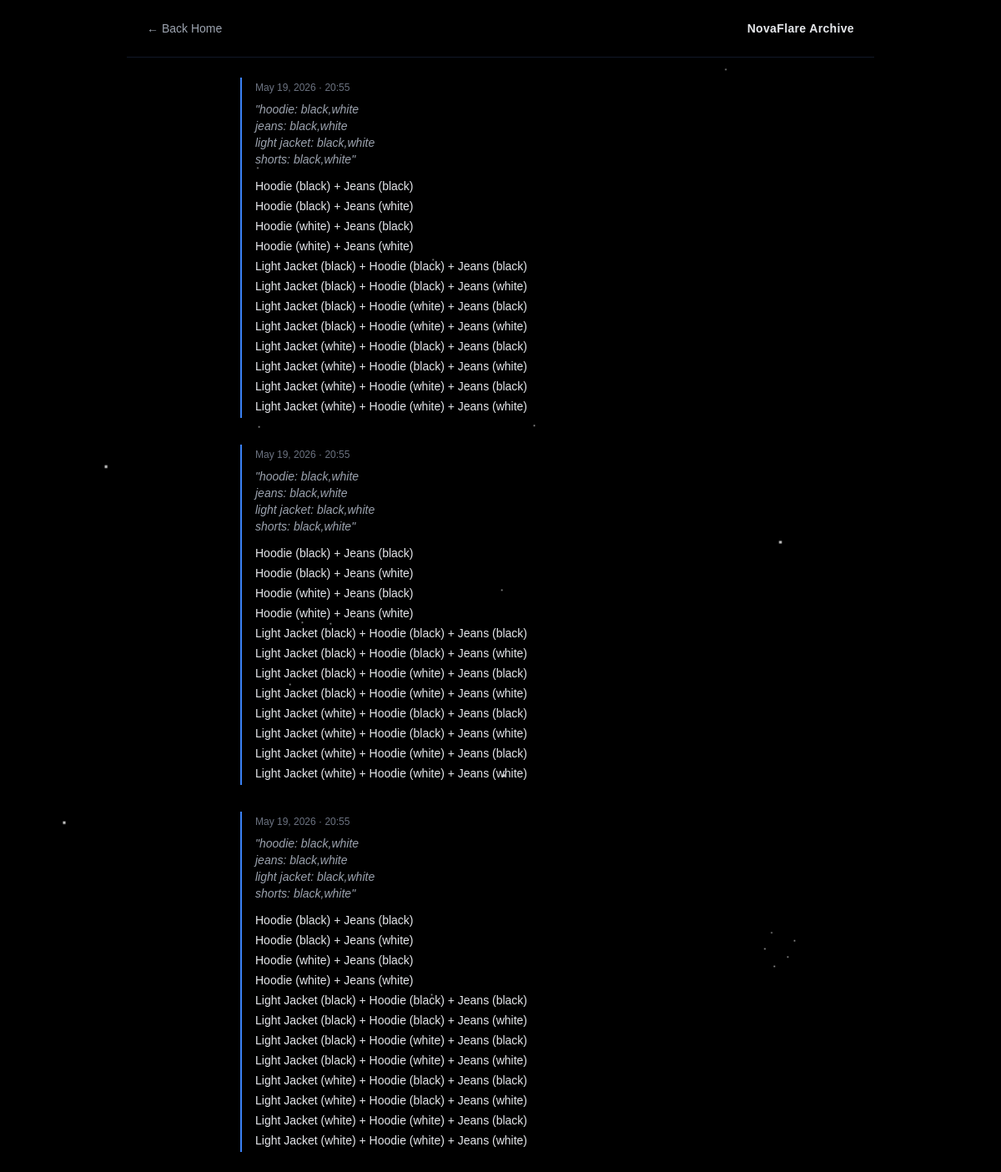
/saved/, run on the app's committed database.
### wardrope/models.py (models this page shows)
class SavedSubmission(models.Model):
    raw_input = models.TextField()
    results = models.TextField()  #
    created_at = models.DateTimeField(auto_now_add=True)

### wardrope/views.py (the view)
# urls.py: path('saved/', saved_view, name='saved'),
def saved_view(request):
    submissions = SavedSubmission.objects.all().order_by('-created_at')
    for sub in submissions:
        sub.list_of_results = eval(sub.results)
    return render(request, 'saved.html', {'submissions': submissions})

### wardrope/templates/saved.html (shortened to what this page needs)
{% load static %}
<!DOCTYPE html>
<html lang="en">
<head>
  <link rel="stylesheet" href="https://unpkg.com/tailwindcss@2.2.19/dist/tailwind.min.css"/>
  <link rel="stylesheet" href="{% static 'css/style.css' %}">
</head>
<body class="bg-gray-950 text-gray-100 min-h-screen">
  <nav class="max-w-4xl mx-auto p-6 flex items-center justify-between border-b border-gray-900">
    <a href="{% url 'index' %}" class="text-sm font-medium text-gray-400 hover:text-white transition">
      ← Back Home
    </a>
    <span class="text-sm font-semibold tracking-wide text-gray-200">NovaFlare Archive</span>
  </nav>
  <main class="max-w-2xl mx-auto p-6">
    {% if submissions %}
      <div class="space-y-8">
        {% for sub in submissions %}
          <div class="border-l-2 border-blue-500 pl-4 py-1">
            <span class="text-xs text-gray-500 block mb-2">
              {{ sub.created_at|date:"M d, Y · H:i" }}
            </span>
            <p class="text-sm text-gray-400 italic mb-3">
              "{{ sub.raw_input|linebreaksbr }}"
            </p>
            <div class="space-y-1">
              {% for match in sub.list_of_results %}
                <p class="text-sm text-gray-200 font-medium">{{ match }}</p>
              {% endfor %}
            </div>
          </div>
        {% endfor %}
      </div>
    {% else %}
      <div class="text-center py-16 text-gray-500">
        <p>No saved history found.</p>
      </div>
    {% endif %}
  </main>
</body>
</html>

### wardrope/static/css/style.css (style rules this page uses)
html, body { height: 100%; margin: 0; scroll-behavior: smooth; }
body { background: url("../images/BG11.png") no-repeat center center fixed; background-size: cover; color: white; font-family: Arial, sans-serif; overflow-y: scroll; }

### data on the page
SavedSubmission: created_at "May 19, 2026 · 20:55", raw_input "hoodie: black,white jeans: black,white light jacket: black,white shorts: black,white", list_of_results "Hoodie (black) + Jeans (black)" "Hoodie (black) + Jeans (white)" "Hoodie (white) + Jeans (black)" "Hoodie (white) + Jeans (white)" "Light Jacket (black) + Hoodie (black) + Jeans (black)" "Light Jacket (black) + Hoodie (black) + Jeans (white)" "Light Jacket (black) + Hoodie (white) + Jeans (black)" "Light Jacket (black) + Hoodie (white) + Jeans (white)" "Light Jacket (white) + Hoodie (black) + Jeans (black)" "Light Jacket (white) + Hoodie (black) + Jeans (white)" "Light Jacket (white) + Hoodie (white) + Jeans (black)" "Light Jacket (white) + Hoodie (white) + Jeans (white)"
SavedSubmission: created_at "May 19, 2026 · 20:55", raw_input "hoodie: black,white jeans: black,white light jacket: black,white shorts: black,white", list_of_results "Hoodie (black) + Jeans (black)" "Hoodie (black) + Jeans (white)" "Hoodie (white) + Jeans (black)" "Hoodie (white) + Jeans (white)" "Light Jacket (black) + Hoodie (black) + Jeans (black)" "Light Jacket (black) + Hoodie (black) + Jeans (white)" "Light Jacket (black) + Hoodie (white) + Jeans (black)" "Light Jacket (black) + Hoodie (white) + Jeans (white)" "Light Jacket (white) + Hoodie (black) + Jeans (black)" "Light Jacket (white) + Hoodie (black) + Jeans (white)" "Light Jacket (white) + Hoodie (white) + Jeans (black)" "Light Jacket (white) + Hoodie (white) + Jeans (white)"
SavedSubmission: created_at "May 19, 2026 · 20:55", raw_input "hoodie: black,white jeans: black,white light jacket: black,white shorts: black,white", list_of_results "Hoodie (black) + Jeans (black)" "Hoodie (black) + Jeans (white)" "Hoodie (white) + Jeans (black)" "Hoodie (white) + Jeans (white)" "Light Jacket (black) + Hoodie (black) + Jeans (black)" "Light Jacket (black) + Hoodie (black) + Jeans (white)" "Light Jacket (black) + Hoodie (white) + Jeans (black)" "Light Jacket (black) + Hoodie (white) + Jeans (white)" "Light Jacket (white) + Hoodie (black) + Jeans (black)" "Light Jacket (white) + Hoodie (black) + Jeans (white)" "Light Jacket (white) + Hoodie (white) + Jeans (black)" "Light Jacket (white) + Hoodie (white) + Jeans (white)"
